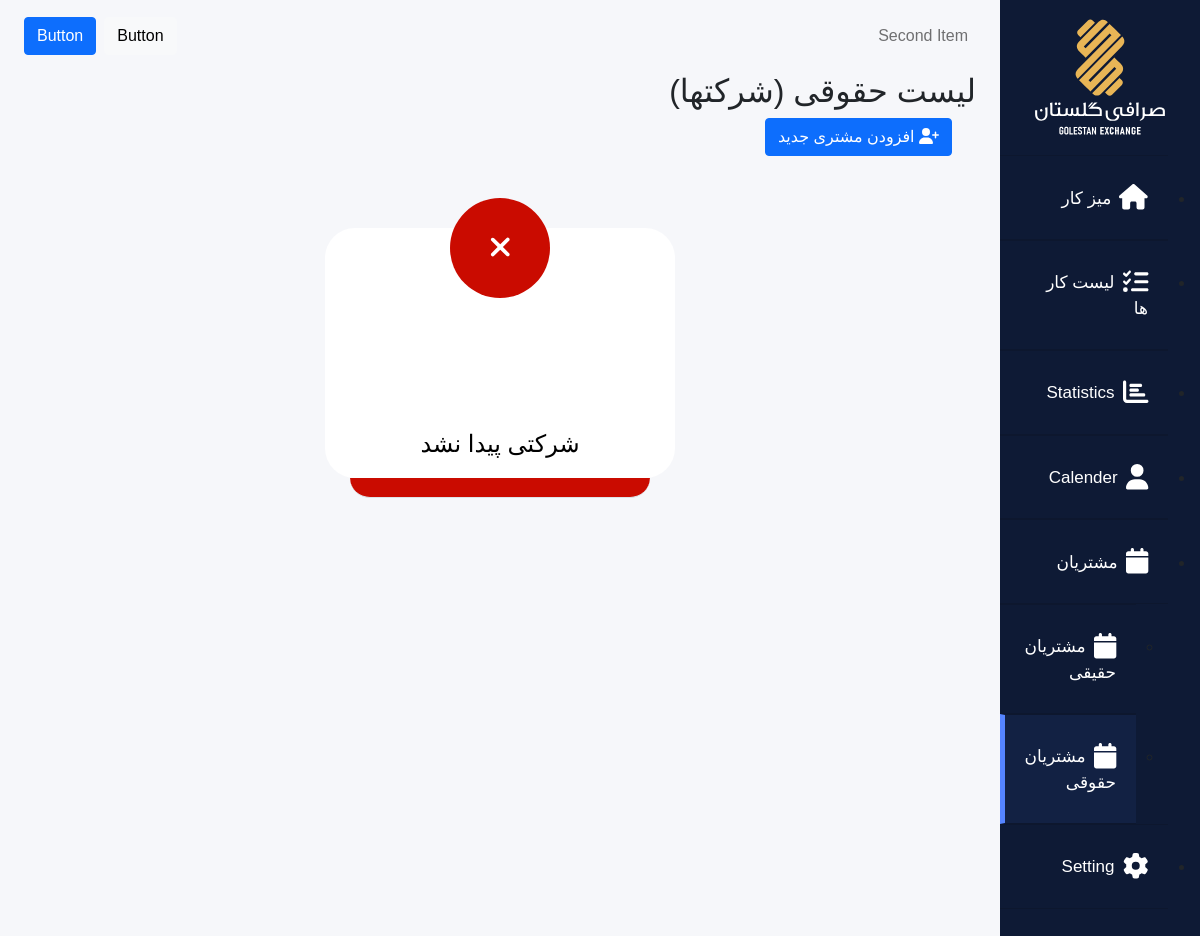
The app's page /customers/legal/, older data.
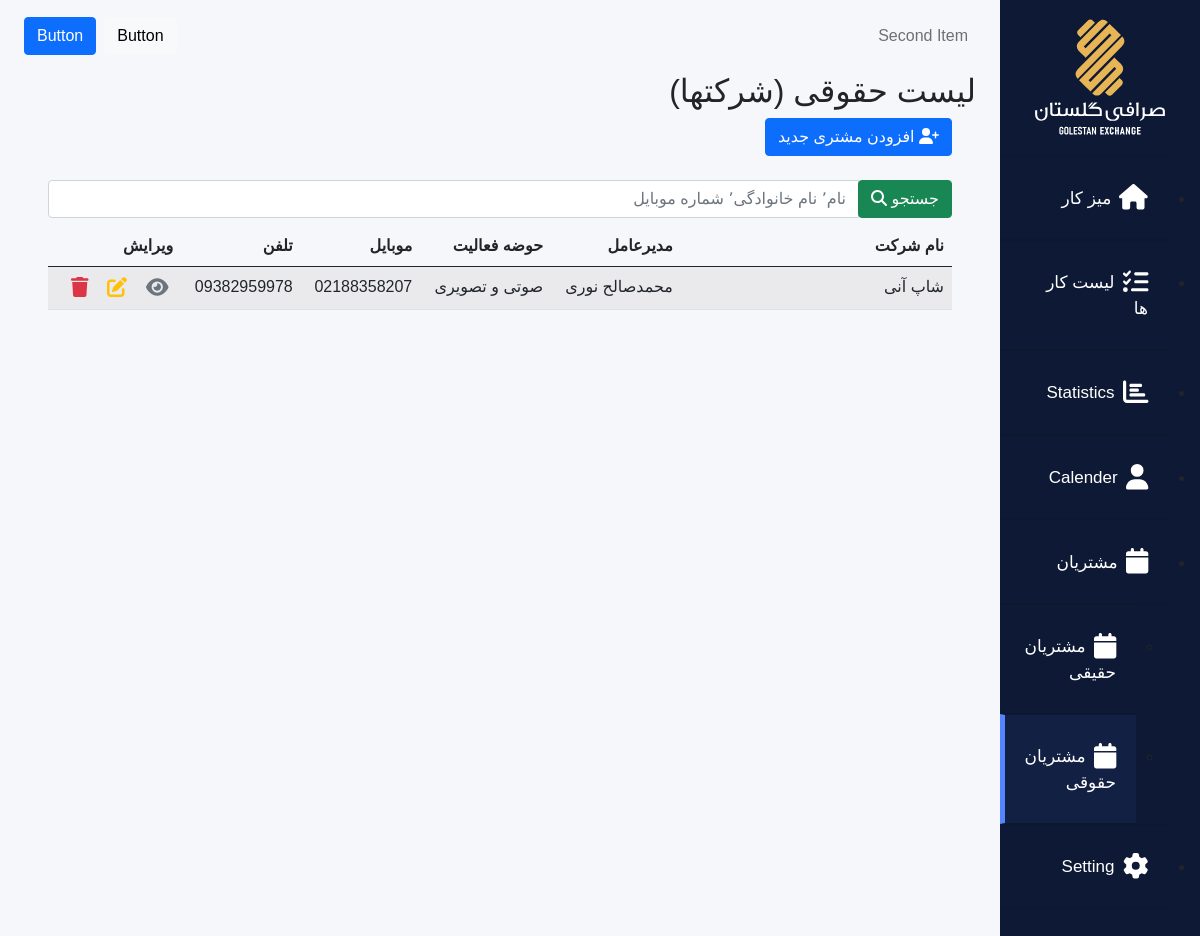
The same page, newer data.
### customers/models.py (models this page shows, shortened)
class Company(models.Model):
    name= models.CharField(max_length =40)
    nID = models.CharField(max_length =12)
    ceoName = models.CharField(max_length =40,null=True)
    career = models.CharField(max_length =40)
    mobile = models.CharField(max_length =12)
    tel =models.CharField(max_length =12,null=True,blank=True)
    address =models.TextField(null=True)
    note = models.TextField(null=True,blank=True)

### customers/views.py (the view)
def companies_view(request):
    companies = Company.objects.all()
    search = request.GET.get('search')
    if search:
        companies = companies.filter(Q(name__icontains=search)|Q(family__icontains=search)|Q(mobile__icontains=search))
    paginator = Paginator(companies, 10) # Show 10 customers per page
    page_number = request.GET.get('page')
    page_obj = paginator.get_page(page_number)
    context = {
        'page_obj': page_obj,
    }
    return render(request, 'companies/companies.html', context)

### templates/companies/companies.html (shortened to what this page needs)
{%extends 'base.html'%}
{% block content %}
<h2>لیست حقوقی (شرکتها) </h2>
<div class="container">
<a href="{% url 'add_company' %}" class="btn btn-primary"> <i class="fa fa-user-plus"></i> افزودن مشتری جدید</a>
<br>
{% if page_obj %}
<br>
<form>
  <div class="input-group mb-2 mr-sm-2">
    <div class="input-group-prepend">
        <button class="btn btn-success input-group-text"  type="submit">جستجو  <i class="fa fa-search"></i></button>
    </div>
    <input class="form-control" id="inlineFormInputGroupUsername2" placeholder="نام٬ نام خانوادگی٬ شماره موبایل "  name="search" value="{{ request.GET.search }}">
  </div>
</form>
<div class="table-responsive">
  <table class="table table-striped">
    <thead>
      <tr>
<th style="width: 30%;">نام شرکت</th>
<th> مدیرعامل</th>
<th>حوضه فعالیت</th>
<th>موبایل</th>
<th>تلفن</th>
<th>ویرایش</th>
</tr>
</thead>
<tbody>
  {% for company in page_obj %}
  <tr>
    <td>{{ company.name }} </td>
    <td>{{ company.ceoName}}</td>
    <td>{{ company.career }}</td>
    <td>{{ company.tel }}</td>
    <td>{{ company.mobile }}</td>
    <td>
      <button type="button" class="btn  me-1 py-0 px-1" href="{% url 'view_company' company.id   %}"
            data-bs-toggle ="modal"  data-bs-target="#myModal{{customer.id}}" > <i class="fa fa-eye fa-lg text-secondary "></i></button>
          <a class="btn  me-1 py-0 px-1" href="{% url 'edit_company' company.id  %}" > <i class="fa fa-edit fa-lg text-warning "></i></a>
          <button type="button" class="btn me-1 py-0 px-1"  data-bs-toggle="modal" data-bs-target="#delete{{company.id}}"> <i class="fa fa-trash fa-lg text-danger "></i></button>
    </td>
  </tr>
  {% endfor %}
</tbody>
</div>
{%else%}
<br>
<div class="custom-modal  mx-auto my-5">
  <div class="danger danger-animation icon-top"><i class="fa fa-times"></i></div>
  <div class="danger border-bottom"></div>
  <div class="content">
      <p class="message-type">شرکتی پیدا نشد </p>
  </div>
</div>
{%endif%}
</div>
{% endblock %}

### templates/base.html (shortened to what this page needs)
{% load static %}
<!DOCTYPE html>
<html lang="fa" dir="rtl">
<head>
    <link href="{% static 'css/bootstrap.rtl.min.css' %}" rel="stylesheet">
    <link href="{% static 'css/styles.css' %}" rel="stylesheet" />
    <link rel="stylesheet" href="{% static 'css/dashboard.css' %}">
</head>
<body class="home">
    <div class="container-fluid display-table">
        <div class="row display-table-row">
            <div class="col-xl-2 col-md-3 col-sm-1 hidden-xs display-table-cell v-align box " id="navigation">
                <div class="logo">
                    <a hef="home.html"><img src="{% static 'images/logo.svg' %}" alt="sarafi_logo"
                            class="hidden-xs hidden-sm">
                    </a>
                </div>
                <div class="navi vh-100">
                    {%include 'sidebar.html'%}
                </div>
            </div>
            <div class="col-xl-10 col-md-9 col-sm-11 display-table-cell v-align p-0 ">
                <nav class="navbar navbar-light navbar-expand-md py-3">
                    <div class="container">
                        <div class="collapse navbar-collapse flex-grow-0 order-md-first" id="navcol-4">
                            <ul class="navbar-nav me-auto">
                                <li class="nav-item"><a class="nav-link" href="#">Second Item</a></li>
                            </ul>
                        </div>
                        <div class="d-none d-md-block"><button class="btn btn-light me-2"
                                type="button">Button</button><a class="btn btn-primary" role="button"
                                href="#">Button</a></div>
                    </div>
                </nav>
                <div class="user-dashboard container">
                    {% block content %}
                    {% endblock %}
                </div>
            </div>
        </div>
    </div>
</body>
</html>

### templates/sidebar.html (shortened to what this page needs)
<ul>
    <li class="{% if request.path == '/accounts/profile/' %} active {% endif %}"><a href="{% url 'dashboard' %}"><i class="fa fa-home fa-xl"  aria-hidden="true"></i><span class="mx-2 hidden-xs hidden-sm">میز کار</span></a></li>
    <li><a href="#"><i class="fa fa-tasks fa-xl" aria-hidden="true"></i><span class="hidden-xs hidden-sm mx-2">لیست کار ها</span></a></li>
    <li><a href="#"><i class="fa fa-bar-chart fa-xl" aria-hidden="true"></i><span class="hidden-xs hidden-sm mx-2">Statistics</span></a></li>
    <li><a href="#"><i class="fa fa-user fa-xl" aria-hidden="true"></i><span class="hidden-xs hidden-sm mx-2">Calender</span></a></li>
    <li class = "{% if request.path == '/customers/'  %} active {% endif %}" ><a href="{% url 'customers' %}"><i class="fa fa-calendar fa-xl" aria-hidden="true"></i><span class="hidden-xs hidden-sm mx-2">مشتریان</span></a>
        <ul>
        <li class = "{% if request.path == '/customers/natural/' %} active {% endif %}" ><a href="{% url 'customers' %}"><i class="fa fa-calendar fa-xl" aria-hidden="true"></i><span class="hidden-xs hidden-sm mx-2">مشتریان حقیقی</span></a></li>
        <li class = "{% if request.path == '/customers/legal/' %} active {% endif %}" ><a href="{% url 'companies' %}"><i class="fa fa-calendar fa-xl" aria-hidden="true"></i><span class="hidden-xs hidden-sm mx-2">مشتریان حقوقی </span></a></li>
    </ul>
    </li>
    <li><a href="#"><i class="fa fa-cog fa-xl" aria-hidden="true"></i><span class="hidden-xs hidden-sm mx-2">Setting</span></a></li>
</ul>

### static/css/dashboard.css (style rules this page uses)
.home { background: #f6f7fa; }
#navigation { background: #0e1a35; }
#navigation { padding: 0; }
.logo img { max-width: 180px; padding: 16px 0 17px; width: 100%; }
#navigation { -webkit-transition: all 0.5s ease; -moz-transition: all 0.5s ease; -o-transition: all 0.5s ease; transition: all 0.5s ease; }
.logo { text-align: center; }
.navi a { border-bottom: 1px solid #0d172e; border-top: 1px solid #0d172e; color: #ffffff; display: block; font-size: 17px; font-weight: 500; padding: 28px 20px; text-decoration: none; }
.navi .active a { background: #122143; border-left: 5px solid #5584ff; padding-left: 15px; }
body { margin: 0; font-family: 'Roboto'; }

### templates/base.html (style rules this page uses)
body { font-family: 'yekan', sans-serif; }

Row changes from the older to the newer data that the page shows:
added Company: name "شاپ آنی", ceoName "محمدصالح نوری", career "صوتی و تصویری", tel "02188358207", mobile "09382959978"
Text that changed along with them:
text no longer shown: "شرکتی پیدا نشد"
text now shown: "جستجو نام شرکت مدیرعامل حوضه فعالیت موبایل تلفن ویرایش"
